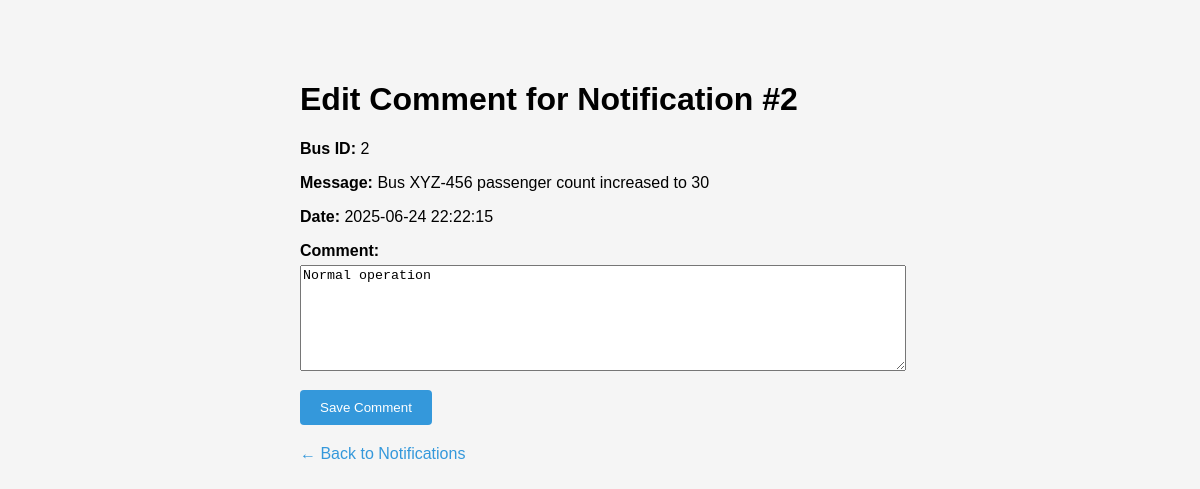
The app's page /edit_comment.php?notification_id=2 (signed in) with its own data.
### tables this page shows
CREATE TABLE notifications (
    notification_id INT PRIMARY KEY AUTO_INCREMENT,
    bus_id INT NOT NULL,
    message TEXT NOT NULL,
    sent_at TIMESTAMP DEFAULT CURRENT_TIMESTAMP,
    comment TEXT,
    status ENUM('pending', 'sent') DEFAULT 'pending',
    FOREIGN KEY (bus_id) REFERENCES buses(bus_id) ON DELETE CASCADE
);

### public/edit_comment.php (the view, shortened to what this page needs)
<?php
$userRole = $_SESSION['role'];
$db = new Database();
$conn = $db->connect();
$notificationId = (int)$_GET['notification_id'];
$sql = "SELECT notification_id, bus_id, message, sent_at, comment FROM notifications WHERE notification_id = ?";
$stmt = $conn->prepare($sql);
$stmt->bind_param('i', $notificationId);
$stmt->execute();
$result = $stmt->get_result();
$notification = $result->fetch_assoc();
?>
<!DOCTYPE html>
<html>
<head>
</head>
<body>
    <h1>Edit Comment for Notification #<?= $notification['notification_id'] ?></h1>
    <p><strong>Bus ID:</strong> <?= htmlspecialchars($notification['bus_id']) ?></p>
    <p><strong>Message:</strong> <?= htmlspecialchars($notification['message']) ?></p>
    <p><strong>Date:</strong> <?= htmlspecialchars($notification['sent_at']) ?></p>
    <form method="post" action="">
        <label for="comment">Comment:</label>
        <textarea name="comment" id="comment" required><?= htmlspecialchars($notification['comment']) ?></textarea>
        <br>
        <input type="submit" value="Save Comment">
    </form>
    <?php if ($userRole === 'driver'): ?>
        <a class="back-link" href="driver_dashboard.php">← Back to Dashboard</a>
    <?php else: ?>
        <a class="back-link" href="view_notification.php">← Back to Notifications</a>
    <?php endif; ?>
</body>
</html>

### public/edit_comment.php (style rules this page uses)
body { font-family: Arial, sans-serif; max-width: 600px; margin: 40px auto; background-color: #f5f5f5; padding: 20px; }
label { display: block; margin-top: 15px; font-weight: bold; }
textarea { width: 100%; height: 100px; margin-top: 5px; }
input[type="submit"] { margin-top: 15px; padding: 10px 20px; cursor: pointer; background-color: #3498db; color: white; border: none; border-radius: 4px; }
a.back-link { display: inline-block; margin-top: 20px; color: #3498db; text-decoration: none; }

### records on screen
notifications: notification_id "2", bus "2", message "Bus XYZ-456 passenger count increased to 30", sent_at "2025-06-24 22:22:15", comment "Normal operation"
